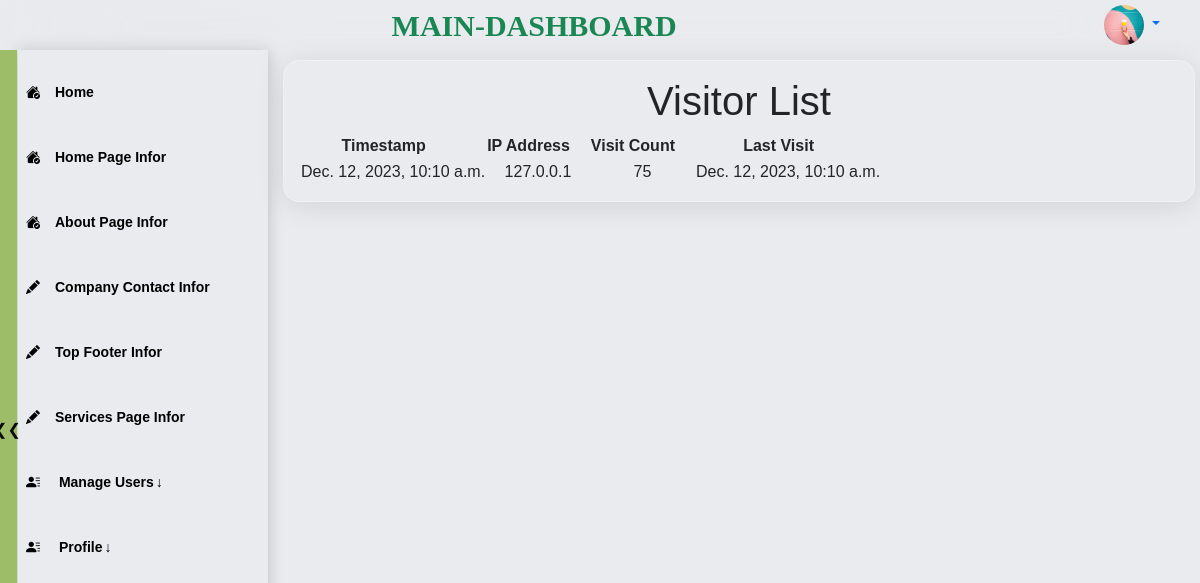
/visit-list/ (signed in), run on an earlier commit of the app's database.
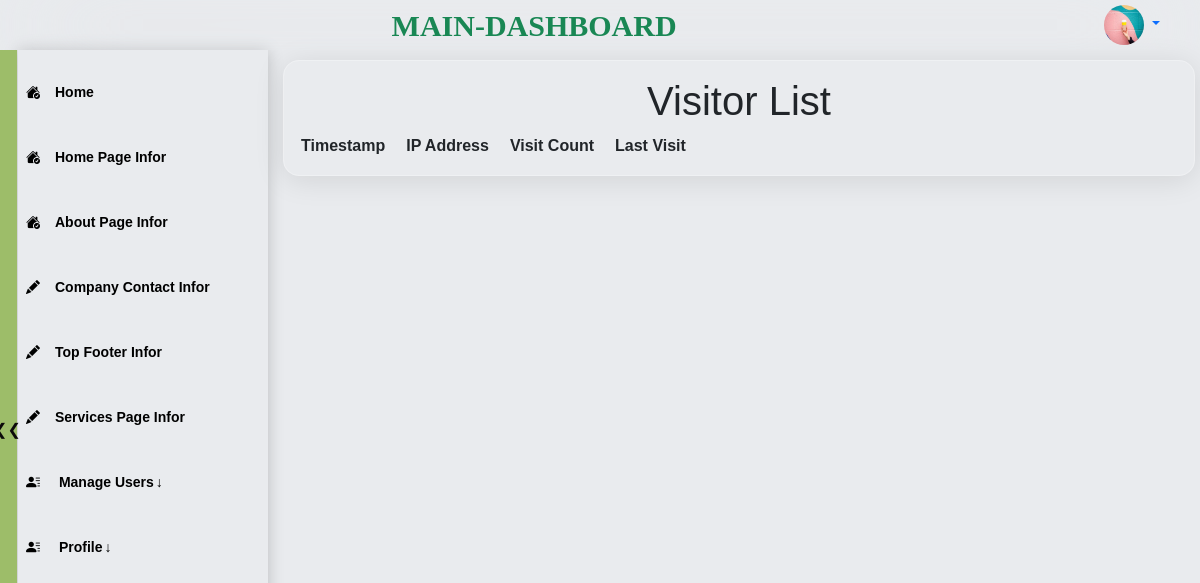
And on a later commit of the database.
### visitors_counter/models.py (models this page shows, shortened)
class Visit(models.Model):
    timestamp = models.DateTimeField(default=timezone.now)
    ip_address = models.GenericIPAddressField()
    visit_count = models.PositiveIntegerField(default=1)
    last_visit = models.DateTimeField(default=timezone.now)  # Add this line for last_visit
    @classmethod
    def get_total_visitors_and_visits(cls):
        total_visitors = cls.objects.aggregate(total_visitors=Count('ip_address', distinct=True))
        total_visits = cls.objects.aggregate(total_visits=Sum('visit_count'))
        return total_visitors['total_visitors'], total_visits['total_visits']

### visitors_counter/admin_views/visitors_count_views.py (the view)
# urls.py: path('visit-list/', visit_list, name='visit_list'),
@login_required
@staff_member_required
def visit_list(request):
    total_visitors, total_visits = Visit.get_total_visitors_and_visits()
    visitors = Visit.objects.all()
    return render(request, 'maindashboard/visitors_counter/visit_list.html', {
        'visitors': visitors,
        'total_visitors': total_visitors,
        'total_visits': total_visits,
    })

### users/context_processors.py (called while the page is built)
def user_info(request):
    if request.user.is_authenticated:
        user = User.objects.get(pk=request.user.pk)
    else:
        user = None
    return {'user_info': user}

### templates/maindashboard/visitors_counter/visit_list.html (shortened to what this page needs)
{% extends 'maindashboard/dashboard_base.html'  %}
{% load static %}
{% block head %}
<link rel="stylesheet" href="{% static 'css/description.css' %}" type="text/css">
<link rel="stylesheet" href="{% static 'css/contact.css' %}" type="text/css">
{% endblock head %}
{% block content %}
<section class="s2 contact ">
    <div id="contact-page" class="item container">
        <h1>Visitor List</h1>
        <table>
            <thead>
                <tr>
                    <th>Timestamp</th>
                    <th>IP Address</th>
                    <th>Visit Count</th>
                    <th>Last Visit</th>
                </tr>
            </thead>
            <tbody>
                {% for visitor in visitors %}
                <tr>
                    <td>{{ visitor.timestamp }}</td>
                    <td>{{ visitor.ip_address }}</td>
                    <td>{{ visitor.visit_count }}</td>
                    <td>{{ visitor.last_visit }}</td>
                </tr>
                {% endfor %}
            </tbody>
        </table>
    </div>
</section>
{% endblock%}

What changed in the data, as far as the page shows it:
removed Visit: timestamp "Dec. 12, 2023, 10:10 a.m.", ip_address "127.0.0.1", visit_count "75", last_visit "Dec. 12, 2023, 10:10 a.m."
